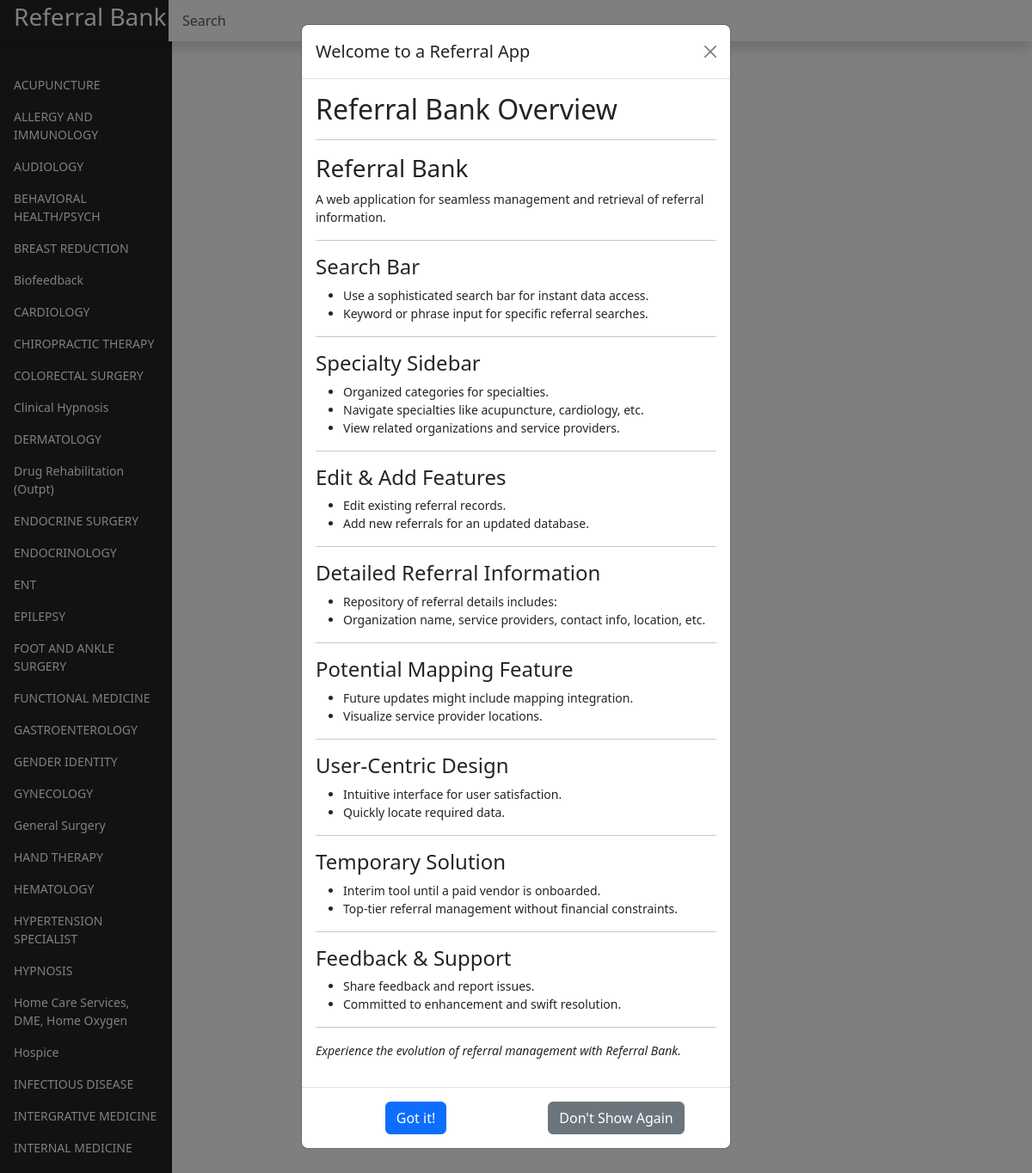
The page / on the database its author committed.
### tables this page shows
CREATE TABLE "referrals" (
                id INTEGER PRIMARY KEY,
                SPECIALTY TEXT,
                NAME_OF_ORGANIZATION TEXT,
                NAME TEXT,
                LOCATION TEXT,
                PHONE_NUMBER TEXT,
                FAX_NUMBER TEXT,
                WEBSITE TEXT,
                NOTES TEXT,
                EMAIL TEXT
            , PARSED_SEARCH INTEGER DEFAULT 0);

### app.py (the view)
@app.route('/')
def home():
    df = load_data()
    df = mod_df(df)
    specialties = df['SPECIALTY'].unique().tolist()
    return render_template('dashboard.html', specialties=specialties)

### app.py (called while the page is built)
def mod_df(df):
    df = df.sort_values(by='SPECIALTY').reset_index(drop=True)
    print(len(df))
    df['NAME_OF_ORGANIZATION'].fillna('Unknown Organization', inplace=True)
    df['NAME'].fillna('', inplace=True)
    print(f"modified df: {df.head()}")
    return df

def load_data():
    conn = sqlite3.connect(DB_PATH)
    df = pd.read_sql_query("SELECT * FROM referrals", conn)
    conn.close()
    return df

### templates/dashboard.html (shortened to what this page needs)
<!doctype html>
<html lang="en">
<head>
  <link href="https://cdn.jsdelivr.net/npm/bootstrap@5.3.0/dist/css/bootstrap.min.css" rel="stylesheet"
>
  <link rel="stylesheet" href="https://cdnjs.cloudflare.com/ajax/libs/font-awesome/5.15.3/css/all.min.css">
  <link rel="stylesheet" type="text/css" href="https://cdn.datatables.net/1.13.4/css/jquery.dataTables.min.css">
  <link rel="stylesheet" type="text/css"
    href="https://cdn.datatables.net/responsive/2.2.9/css/responsive.dataTables.min.css">
  <link rel="stylesheet" href="https://cdnjs.cloudflare.com/ajax/libs/font-awesome/5.15.1/css/all.min.css">
  <link rel="stylesheet" type="text/css"
    href="https://cdnjs.cloudflare.com/ajax/libs/toastr.js/latest/css/toastr.min.css">
  <link href="{{ url_for('static', filename='css/dashboard.css') }}" rel="stylesheet">
</head>
<body>
  <header class="navbar navbar-dark sticky-top bg-dark flex-md-nowrap p-0 shadow">
    <div id="title_T" class="col-md-3 h3 ms-3  text-white" data-pg-name="Title">Referral Bank</div>
    <input class="form-control form-control-dark w-100" type="text" placeholder="Search" aria-label="Search"
      id="search">
  </header>
  <div class="modal fade" id="initialInfoModal" tabindex="-1" aria-labelledby="initialInfoModalLabel"
    aria-hidden="true">
    <div class="modal-dialog modal-dialog-centered">
      <div class="modal-content">
        <div class="modal-header">
          <h5 class="modal-title" id="initialInfoModalLabel">Welcome to a Referral App</h5>
          <button type="button" class="btn-close" data-bs-dismiss="modal" aria-label="Close"></button>
        </div>
        <div class="modal-body">
          <div class="referral-bank-modal">
            <h2>Referral Bank Overview</h2>
            <hr>
            <h3>Referral Bank</h3>
            <p>A web application for seamless management and retrieval of referral information.</p>
            <hr>
            <h4>Search Bar</h4>
            <ul style="list-style-type:disc;">
              <li>Use a sophisticated search bar for instant data access.</li>
              <li>Keyword or phrase input for specific referral searches.</li>
            </ul>
            <hr>
            <h4>Specialty Sidebar</h4>
            <ul style="list-style-type:disc;">
              <li>Organized categories for specialties.</li>
              <li>Navigate specialties like acupuncture, cardiology, etc.</li>
              <li>View related organizations and service providers.</li>
            </ul>
            <hr>
            <h4>Edit & Add Features</h4>
            <ul style="list-style-type:disc;">
              <li>Edit existing referral records.</li>
              <li>Add new referrals for an updated database.</li>
            </ul>
            <hr>
            <h4>Detailed Referral Information</h4>
            <ul style="list-style-type:disc;">
              <li>Repository of referral details includes:</li>
              <li>Organization name, service providers, contact info, location, etc.</li>
            </ul>
            <hr>
            <h4>Potential Mapping Feature</h4>
            <ul style="list-style-type:disc;">
              <li>Future updates might include mapping integration.</li>
              <li>Visualize service provider locations.</li>
            </ul>
            <hr>
            <h4>User-Centric Design</h4>
            <ul style="list-style-type:disc;">
              <li>Intuitive interface for user satisfaction.</li>
              <li>Quickly locate required data.</li>
            </ul>
            <hr>
            <h4>Temporary Solution</h4>
            <ul style="list-style-type:disc;">
              <li>Interim tool until a paid vendor is onboarded.</li>
              <li>Top-tier referral management without financial constraints.</li>
            </ul>
            <hr>
            <h4>Feedback & Support</h4>
            <ul style="list-style-type:disc;">
              <li>Share feedback and report issues.</li>
              <li>Committed to enhancement and swift resolution.</li>
            </ul>
            <hr>
            <p><em>Experience the evolution of referral management with Referral Bank.</em></p>
          </div>
        </div>
        <div class="modal-footer">
          <div class="container-fluid">
            <div class="row">
              <div class="col text-center">
                <button type="button" class="btn btn-primary" data-bs-dismiss="modal">Got it!</button>
              </div>
              <div class="col text-center">
                <button id="dontShowAgainBtn" class="btn btn-secondary">Don't Show Again</button>
              </div>
            </div>
          </div>
        </div>
      </div>
    </div>
  </div>
  <div id="main_info" class="container-fluid">
    <div class="row">
      <nav id="sidebar" class="col-md-3 col-lg-2 d-md-block bg-light sidebar">
        <div class="position-sticky pt-3 bg-dark">
          <ul class="nav flex-column" id="specialties">
            {% for specialty in specialties %}
            <li class="nav-item">
              <a class="nav-link" href="#">{{ specialty }}</a>
            </li>
            {% endfor %}
          </ul>
        </div>
      </nav>
      <main class="col-md-9 col-lg-7 px-md-4 main">
        <h2>
          <button id="addReferral" class="btn btn-success ms-3">Add New Referral</button>
        </h2>
      </main>
    </div>
  </div>
</body>
</html>

### static/css/dashboard.css (style rules this page uses)
body { font-size: .875rem; }
.sidebar { position: fixed; top: 0; bottom: 0; left: 0; z-index: 100; padding: 48px 0 0; box-shadow: inset -1px 0 0 rgba(0, 0, 0, .1); }
.sidebar { padding: 48px 0 0; box-shadow: inset -1px 0 0 rgba(0, 0, 0, .1); overflow-y: auto; max-height: 100vh; }
.sidebar .nav-link { font-weight: 500; color: #ffffff; }
.navbar .form-control { padding: .75rem 1rem; border-width: 0; border-radius: 0; }
.form-control-dark { color: #fff; border-color: rgba(255, 255, 255, .1); }
main { margin-left: 350px; }
#title_T { width: 15%; }
#main_info { margin-top: 15px; }

### rows shown on the page
referrals: SPECIALTY "ACUPUNCTURE"
referrals: SPECIALTY "ALLERGY AND IMMUNOLOGY"
referrals: SPECIALTY "AUDIOLOGY"
referrals: SPECIALTY "BEHAVIORAL HEALTH/PSYCH"
referrals: SPECIALTY "BREAST REDUCTION"
referrals: SPECIALTY "Biofeedback"
referrals: SPECIALTY "CARDIOLOGY"
referrals: SPECIALTY "CHIROPRACTIC THERAPY"
referrals: SPECIALTY "COLORECTAL SURGERY"
referrals: SPECIALTY "Clinical Hypnosis"
referrals: SPECIALTY "DERMATOLOGY"
referrals: SPECIALTY "Drug Rehabilitation (Outpt)"
referrals: SPECIALTY "ENDOCRINE SURGERY"
referrals: SPECIALTY "ENDOCRINOLOGY"
referrals: SPECIALTY "ENT"
referrals: SPECIALTY "EPILEPSY"
referrals: SPECIALTY "FOOT AND ANKLE SURGERY"
referrals: SPECIALTY "FUNCTIONAL MEDICINE"
referrals: SPECIALTY "GASTROENTEROLOGY"
referrals: SPECIALTY "GENDER IDENTITY"
referrals: SPECIALTY "GYNECOLOGY"
referrals: SPECIALTY "General Surgery"
referrals: SPECIALTY "HAND THERAPY"
referrals: SPECIALTY "HEMATOLOGY"
referrals: SPECIALTY "HYPERTENSION SPECIALIST"
referrals: SPECIALTY "HYPNOSIS"
referrals: SPECIALTY "Home Care Services, DME, Home Oxygen"
referrals: SPECIALTY "Hospice"
referrals: SPECIALTY "INFECTIOUS DISEASE"
referrals: SPECIALTY "INTERGRATIVE MEDICINE"
referrals: SPECIALTY "INTERNAL MEDICINE"
